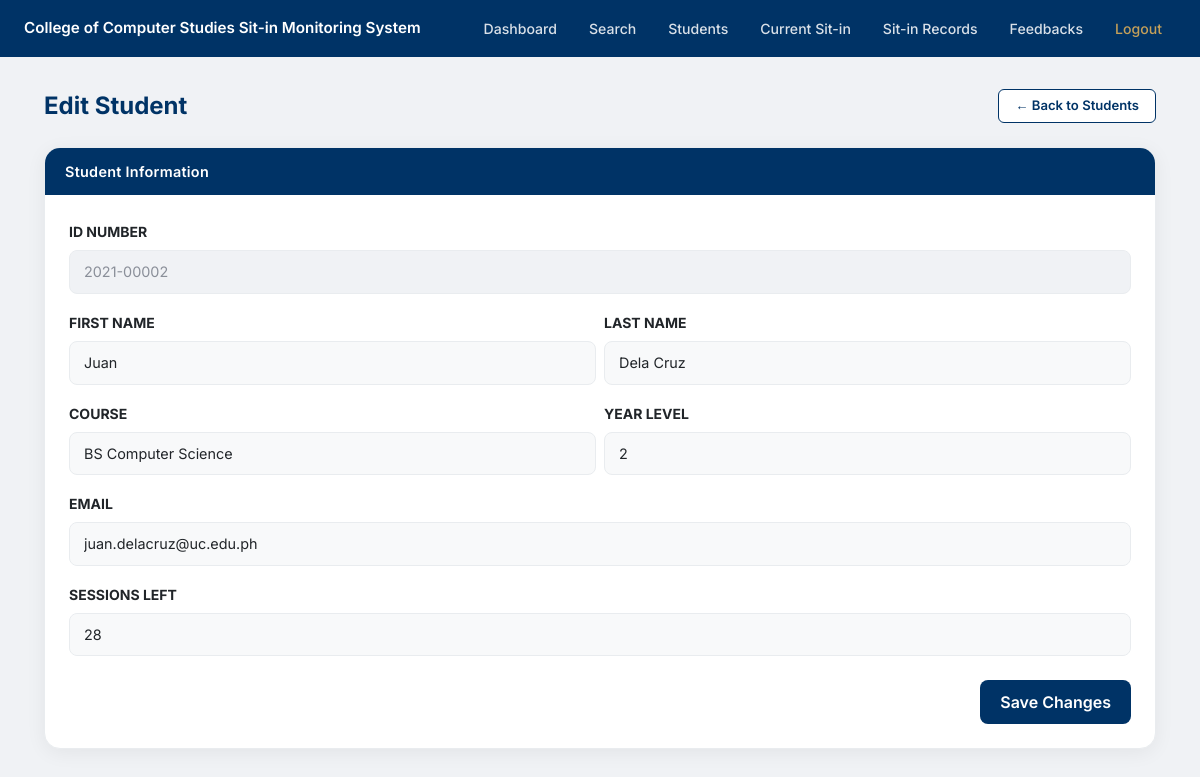
/admin/edit_student.php?id=2 (signed in), run on the app's committed database.
### tables this page shows
CREATE TABLE `students` (
  `id` int(11) NOT NULL,
  `id_number` varchar(10) NOT NULL,
  `first_name` varchar(50) NOT NULL,
  `last_name` varchar(50) NOT NULL,
  `course` varchar(20) NOT NULL,
  `year_level` int(11) NOT NULL,
  `email` varchar(100) NOT NULL,
  `password` varchar(255) NOT NULL,
  `profile_picture` varchar(255) DEFAULT NULL,
  `sessions_left` int(11) DEFAULT 30,
  `created_at` timestamp NOT NULL DEFAULT current_timestamp()
);

### admin/edit_student.php (the view, shortened to what this page needs)
<?php
require_once '../includes/db.php';
$student_id = intval($_GET['id']);
$stmt = mysqli_prepare($conn, "SELECT * FROM students WHERE id = ?");
mysqli_stmt_bind_param($stmt, "i", $student_id);
mysqli_stmt_execute($stmt);
$student = mysqli_fetch_assoc(mysqli_stmt_get_result($stmt));
require_once '../includes/header.php';
?>
<?php require_once '../includes/navbar_admin.php'; ?>
<div class="page-wrapper">
    <div class="container-fluid px-4">
        <div class="d-flex justify-content-between align-items-center mb-4">
            <h2 class="page-title mb-0">Edit Student</h2>
            <a href="students.php" class="btn-outline-uc">← Back to Students</a>
        </div>
        <div class="card-uc">
            <div class="card-uc-header">Student Information</div>
            <div class="card-uc-body">
                <form method="POST" action="">
                    <div class="mb-3">
                        <label class="form-label small fw-bold">ID NUMBER</label>
                        <input type="text" class="form-control readonly-input"
                               value="<?= htmlspecialchars($student['id_number']) ?>" readonly>
                    </div>
                    <div class="row g-2 mb-3">
                        <div class="col-md-6">
                            <label class="form-label small fw-bold">FIRST NAME</label>
                            <input type="text" name="first_name" class="form-control"
                                   value="<?= htmlspecialchars($student['first_name']) ?>" required>
                        </div>
                        <div class="col-md-6">
                            <label class="form-label small fw-bold">LAST NAME</label>
                            <input type="text" name="last_name" class="form-control"
                                   value="<?= htmlspecialchars($student['last_name']) ?>" required>
                        </div>
                    </div>
                    <div class="row g-2 mb-3">
                        <div class="col-md-6">
                            <label class="form-label small fw-bold">COURSE</label>
                            <select name="course" class="form-control" required>
                                <option value="BSCS" <?= $student['course'] == 'BSCS' ? 'selected' : '' ?>>BS Computer Science</option>
                            </select>
                        </div>
                        <div class="col-md-6">
                            <label class="form-label small fw-bold">YEAR LEVEL</label>
                            <select name="year_level" class="form-control" required>
                                <?php for ($i = 1; $i <= 4; $i++): ?>
                                    <option value="<?= $i ?>" <?= $student['year_level'] == $i ? 'selected' : '' ?>>
                                        <?= $i ?>
                                    </option>
                                <?php endfor; ?>
                            </select>
                        </div>
                    </div>
                    <div class="mb-3">
                        <label class="form-label small fw-bold">EMAIL</label>
                        <input type="email" name="email" class="form-control"
                               value="<?= htmlspecialchars($student['email']) ?>" required>
                    </div>
                    <div class="mb-4">
                        <label class="form-label small fw-bold">SESSIONS LEFT</label>
                        <input type="number" name="sessions_left" class="form-control"
                               value="<?= $student['sessions_left'] ?>" min="0" max="30" required>
                    </div>
                    <div class="d-flex justify-content-end">
                        <button type="submit" name="update_student" class="btn-primary-uc">
                            Save Changes
                        </button>
                    </div>
                </form>
            </div>
        </div>
    </div>
</div>
<?php require_once '../includes/footer.php'; ?>

### assets/style.css (style rules this page uses)
:root { --uc-blue: #003366; --ccs-purple: #5c2c90; --ccs-gold: #c5a059; --bg-light: #f0f2f5; --border: #e9ecef; --text-muted: #6c757d; }
body { background: var(--bg-light); font-family: 'Inter', sans-serif; min-height: 100vh; display: flex; flex-direction: column; align-items: center; justify-content: flex-start; }
.btn-primary-uc { background: var(--uc-blue); color: white; border: none; padding: 10px 20px; font-weight: 600; border-radius: 8px; transition: background 0.2s, transform 0.2s, box-shadow 0.2s; cursor: pointer; text-decoration: none; display: inline-block; }
.btn-outline-uc { background: white; color: var(--uc-blue); border: 1.5px solid var(--uc-blue); padding: 6px 16px; font-size: 0.82rem; font-weight: 600; border-radius: 6px; transition: background 0.2s, color 0.2s; cursor: pointer; text-decoration: none; display: inline-block; }
.form-control { border-radius: 8px; padding: 10px 14px; background: #f8f9fa; border: 1px solid var(--border); transition: border-color 0.2s, background 0.2s, box-shadow 0.2s; font-size: 0.9rem; }
select.form-control { cursor: pointer; }
.readonly-input { background: var(--bg-light) !important; color: #8a8f99 !important; cursor: not-allowed; }
.page-wrapper { width: 100%; padding: 32px 20px 60px; }
.page-title { color: var(--uc-blue); font-weight: 700; font-size: 1.5rem; margin-bottom: 20px; }
.card-uc { background: white; border-radius: 16px; border: 1px solid var(--border); box-shadow: 0 4px 20px rgba(0, 0, 0, 0.06); overflow: hidden; }
.card-uc-header { background: var(--uc-blue); color: white; font-weight: 600; font-size: 0.9rem; padding: 13px 20px; letter-spacing: 0.02em; }
.card-uc-body { padding: 24px; }

### data on the page
students: id_number "2021-00002", first_name "Juan", last_name "Dela Cruz", course "BS Computer Science", year_level "2", email "juan.delacruz@uc.edu.ph", sessions_left "28"
